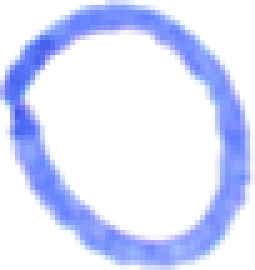
#> input picture data/cvl-single-digits-completeDatabase/cvl-single-digits/train/0-0204-16-04.png, 51 x 54 px, found by its file name (shown 5 times larger)
$ jupyter execute --allow-errors digit_recognition.ipynb   (shell and % lines are left out)
#> lines starting #> are read from the running program, lines starting #| are printed output that depends on the picture; after the words box and inside, x2 and y2 are one past the last pixel; in counts of white or black regions, pixels touching at a corner belong together
<a href="https://colab.research.google.com/github/DanDas3/reconhecimento-digitos/blob/master/digit_recognition.ipynb" target="_parent"></a>

[cell 1]
import pip
pip.main(['install', 'imutils'])

[cell 2]
#coding: utf-8
import cv2 as cv
import numpy as np
#import imutils
import os
import tensorflow
from tensorflow import keras #Rede Neural
from keras.models import Sequential, load_model
from keras.layers.core import Dense, Dropout, Activation
from keras.utils import np_utils
from matplotlib import pyplot as plt
from getpass import getpass
from os import listdir
from os.path import isfile, join

[cell 3]
root = "./reconhecimento-digitos"
data_root = "data"
out_path_root = "output"
digits_trains = "cvl-single-digits-train-validation/train"
digits_eval = "cvl-single-digits-train-validation/valid"
digits_valid = "cvl-single-digits-completeDatabase/cvl-single-digits/valid/"
string_trains = "cvl-strings-train/train"
string_eval = "cvl-strings-eval/cvl-strings-eval"

[cell 4]
if os.path.exists(root) == False:
  !git clone https://github.com/DanDas3/reconhecimento-digitos.git

[cell 5]
# Funções

def carregaImagem(image):
    return cv.imread(image)

def formataTag(tag):
    num = tag.split("-", 1)[0]
    return [t for t in num]

def filtroGaussiano(img):
    return cv.GaussianBlur(img, (5, 5),0)

def binarizacao(img):
    max_value = 255
    neighborhood_size=99
    subtract_from_mean = 10
    #return cv.adaptiveThreshold(cv.cvtColor(img, cv.COLOR_BGR2GRAY), max_value, cv.ADAPTIVE_THRESH_GAUSSIAN_C, cv.THRESH_BINARY_INV, neighborhood_size, subtract_from_mean)
    return cv.threshold(img, 230, 255, cv.THRESH_BINARY_INV)[1]

def filtroMorfologico(img):
    return cv.erode(img, cv.getStructuringElement(cv.MORPH_ELLIPSE,(3,1)), iterations=1)

# [57 lines left out: functions encontrarContornos, ordenarContornos, extrairDadosContorno, trataContornos, marcarContorno, extrairDigitos, not called in this run]

def carregaDigitTrain():
  path = root + "/" + data_root + "/" + digits_trains + "/"
  images = [f for f in listdir(path) if isfile(join(path, f))]
  imgBin = 0
  size_vector = 32*32
  data = np.ndarray((len(images), 32, 32, 3))
  data_vector = np.ndarray((len(images), size_vector))
  tags = np.ndarray((len(images), 1))

  for i in range(len(images)):
    img = cv.imread(path + images[i])
#> img is the input picture: shape (54, 51, 3); mean B, G, R 254, 225.2, 218.8
    img = cv.resize(img,(32,32))
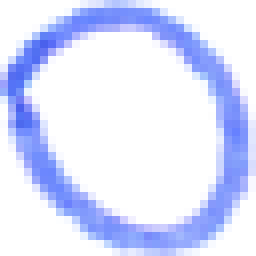
#> img: shape (32, 32, 3) (shown 8 times larger); mean B, G, R 253.9, 225.1, 218.7
    imgBin = binarizacao(cv.cvtColor(img, cv.COLOR_BGR2GRAY))
#> in binarizacao, `return cv.threshold(img, 230, 255, cv.THRESH_BINARY_INV)[1]`:
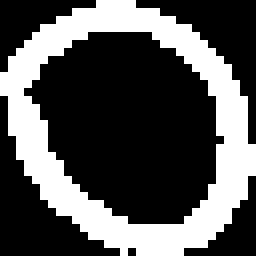
#> returned value: shape (32, 32) (shown 8 times larger); 32.9% white; 1 white region, box (x1, y1, x2, y2) and area: (0, 0, 32, 32) 337
    tags[i] = images[i][:1]
    data[i] = img
    data_vector[i] = imgBin.flatten()
#> pass 2 of the loop in carregaDigitTrain, `for i in range(len(images)):`:
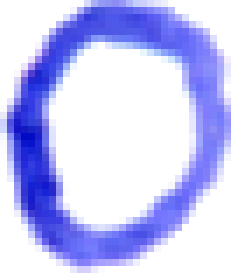
#> input picture data/cvl-single-digits-completeDatabase/cvl-single-digits/train/0-0209-16-04.png, 33 x 39 px, found by its file name (shown 7 times larger)
#> in carregaDigitTrain, img is the input picture: shape (39, 33, 3); mean B, G, R 248, 196.5, 194.6
#> in carregaDigitTrain, `img = cv.resize(img,(32,32))`:
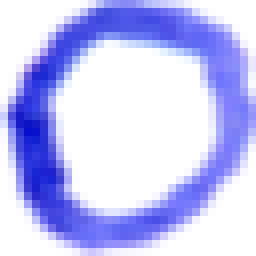
#> img: shape (32, 32, 3) (shown 8 times larger); mean B, G, R 247.9, 196.4, 194.5
#> in binarizacao (call 2), `return cv.threshold(img, 230, 255, cv.THRESH_BINARY_INV)[1]`:
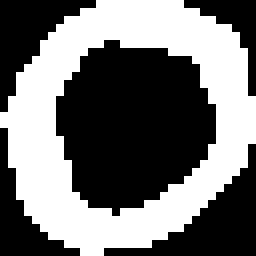
#> returned value: shape (32, 32) (shown 8 times larger); 44.8% white; 1 white region, box (x1, y1, x2, y2) and area: (0, 0, 32, 32) 459
  return data, data_vector, tags

def carregaDigitEval():
  path = root + "/" + data_root + "/" + digits_eval + "/"
  images = [f for f in listdir(path) if isfile(join(path, f))]
  imgBin = 0
  size_vector = 32*32
  data = np.ndarray((len(images), 32, 32, 3))
  data_vector = np.ndarray((len(images), size_vector))
  tags = np.ndarray((len(images), 1))
  for i in range(len(images)):
    img = cv.imread(path + images[i])
    img = cv.resize(img,(32,32))
    imgBin = binarizacao(cv.cvtColor(img, cv.COLOR_BGR2GRAY))
    tags[i] = images[i][:1]
    data[i] = img
    data_vector[i] = imgBin.flatten()
  return data, data_vector, tags

# [35 lines left out: functions carregaDigitValid, carregaStringsValid, not called in this run]
